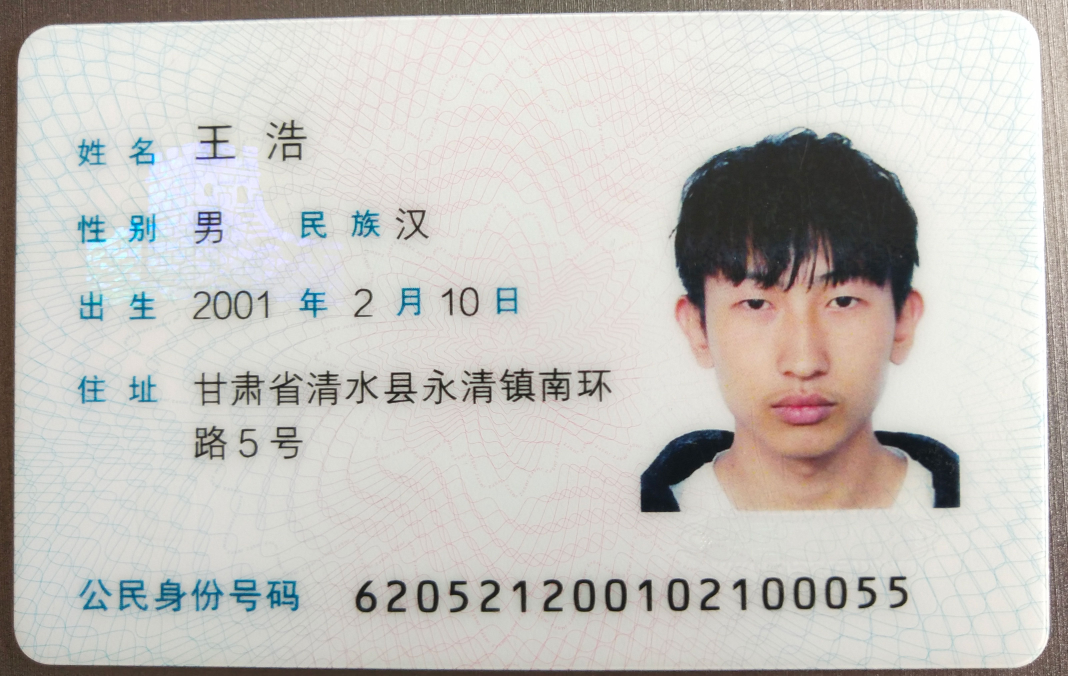
#> input picture 识别身份证/demo.jpg, 3204 x 2028 px (shown at 1/3 size)
$ python demo.py   (older library calls are emulated)
#> lines starting #> are read from the running program, lines starting #| are printed output that depends on the picture
import sys
reload(sys)
sys.setdefaultencoding('utf-8')

import time
time1 = time.time()
from PIL import Image
import pytesseract

###########二值化算法
def binarizing(img,threshold):
    pixdata = img.load()
    w, h = img.size
    for y in range(h):
        for x in range(w):
            if pixdata[x, y] < threshold:
                pixdata[x, y] = 0
            else:
                pixdata[x, y] = 255
    return img


###########去除干扰线算法
def depoint(img):   #input: gray image
    pixdata = img.load()
    w,h = img.size
    for y in range(1,h-1):
        for x in range(1,w-1):
            count = 0
            if pixdata[x,y-1] > 245:
                count = count + 1
            if pixdata[x,y+1] > 245:
                count = count + 1
            if pixdata[x-1,y] > 245:
                count = count + 1
            if pixdata[x+1,y] > 245:
                count = count + 1
            if count > 2:
                pixdata[x,y] = 255
    return img


########身份证号码识别
def identity_OCR(pic_path):
    #####身份证号码截图
#> called with pic_path = 'demo.jpg'
    img1=Image.open(pic_path)
#> img1 is the input picture: PIL image 3204x2028 RGB; mean R, G, B 198, 195.7, 191.3
    w,h=img1.size
#> w = 3204; h = 2028
    ##将身份证放大3倍
    out=img1.resize((w*3,h*3),Image.ANTIALIAS)
    region = (125*3,200*3,370*3,250*3)
    #裁切身份证号码图片
    cropImg = out.crop(region)
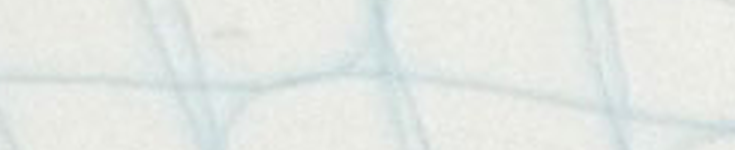
#> cropImg: PIL image 735x150 RGB; mean R, G, B 228.6, 232.6, 228.6
    # 转化为灰度图
    img= cropImg.convert('L')
    # 把图片变成二值图像。
    img1=binarizing(img,100)
#> img1: PIL image 735x150 L; every value is 255
    img2=depoint(img)
#> (the run stopped early here; a loop or call above may not have finished)
